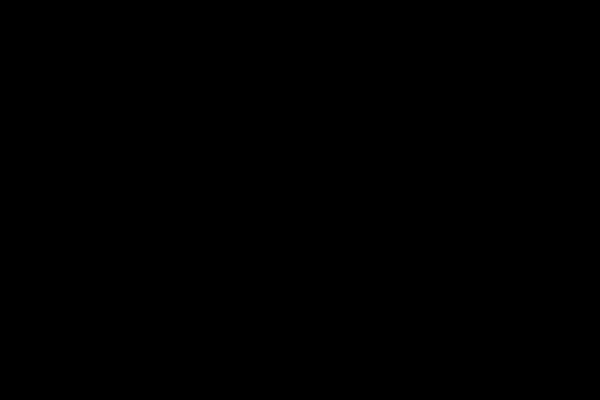
Frame 1 (no input)
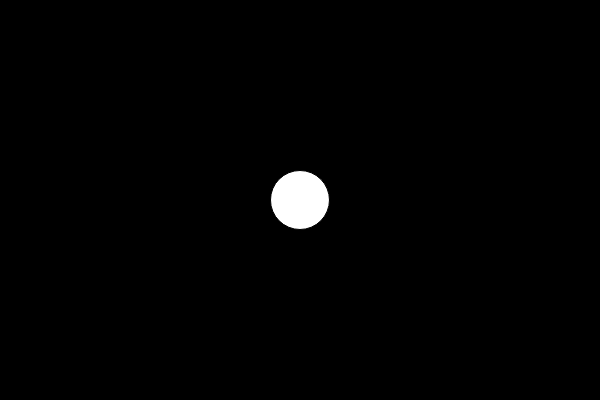
Frame 60 (no input)
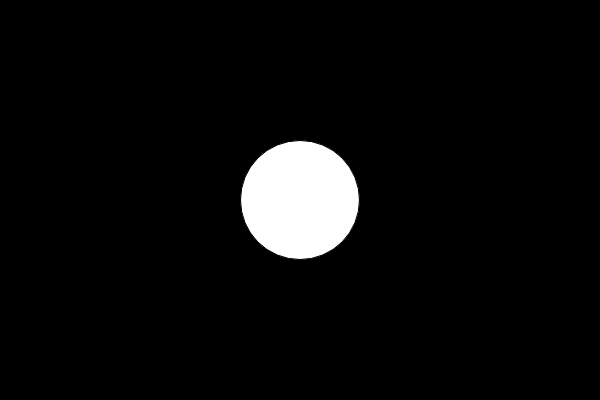
Frame 120 (the mouse pressed at the canvas centre since frame 60)

The p5.js sketch that drew these frames (run headless with seeded random() and noise() and a simulated clock; from frame 60 on, the mouse is pressed at the canvas centre):

// p5.js sketch
// ── sketch.js
var radius = 0;

function setup() {
	createCanvas(600, 400);
}

function draw() {
	background(0); //black background
	// frameRate(10);

	//animate circle based on mouseX position
	//set radius to the mouseX value divided by 2
	// radius = mouseX/2;

	ellipse(width/2, height/2, radius, radius);

	if(radius < 200){
		//increment radius value by 1
		radius++; //this is the same as radius=radius+1;
	}

	console.log(radius);

	//if it gets to 200, go back to zero
	if(radius == 200){
		radius = 0;
	}


}
